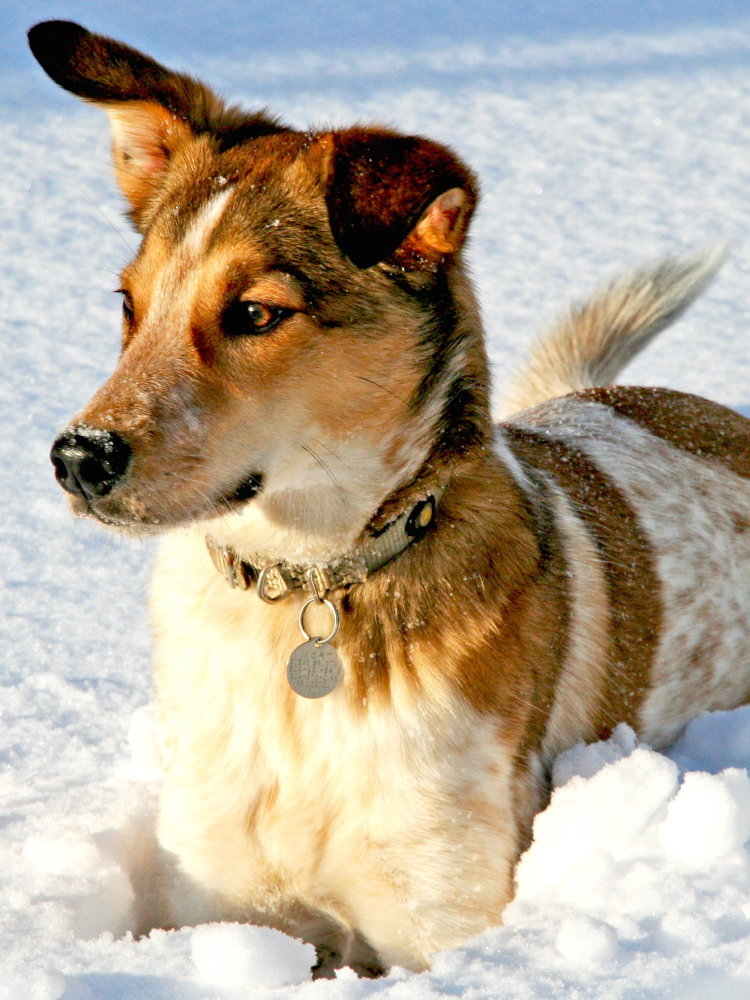
%> input picture Fondamenti di Data Science/Script/dog.jpg, 1500 x 2000 px (shown at 1/2 size)
$ octave fourier_eliminazione_immagine.m   (GNU Octave 9; MATLAB toolbox functions it lacks are replaced by stand-ins)
%> lines starting %> are read from the running program, lines starting %| are printed output that depends on the picture
% Fourier: Eliminazione rumore da immagini
clear; close all; clc;

%   La FFT è ampiamente utilizzata per la riduzione del rumore e il filtraggio dei segnali, poiché è semplice
%   isolare e manipolare particolari bande di frequenza. Introduciamo un filtro di soglia FFT per la riduzione
%   del rumore di un'immagine con rumore gaussiano aggiunto. In questo esempio, si osserva che il rumore è
%   particolarmente pronunciato nelle alte frequenze e pertanto azzeriamo qualsiasi coefficiente di Fourier
%   al di fuori di un dato raggio contenente basse frequenze.

A = imread('dog.jpg');      % Lettura dell'immagine
%> A is the input picture: size 2000x1500x3 uint8; mean R, G, B 181.4, 169.5, 151.9
B = rgb2gray(A);            % Trasformazione dell'immagine in scala di grigi
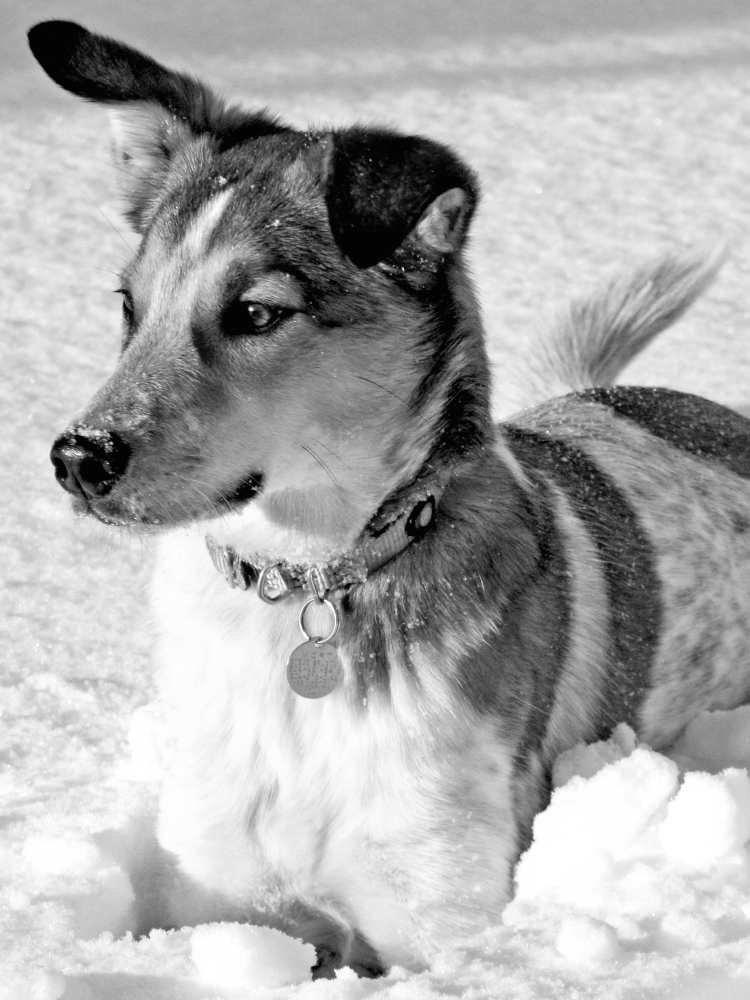
%> B: size 2000x1500 uint8 (shown at 1/2 size); min 0, max 255, mean 171
imshow(B)                   % Plot image
title('Original image')

% Introduciamo del rumore gaussiano
Bnoise = B + uint8(30*randn(size(B)));

% Mostrare immagine con rumore
figure
imshow(Bnoise)
title('Noisy image')

%% Trasformata di Fourier
Bt = fft2(double(Bnoise));

% Introdurre una griglia della dimensione della matrice B
[nx,ny] = size(B);
%> nx = 2000; ny = 1500
[X,Y] = meshgrid(-ny/2+1:ny/2,-nx/2+1:nx/2);
% Questo comando mette le frequenze basse al centro della matrice
Btshift = fftshift(Bt);

% Calcolare un raggio al di fuori del quale azzerare le frequenze
R2 = X.*2 + Y.*2;

% Mettere uguale a zero gli indici con frequenze maggiori di un certo raggio
ind = R2 < 60^2;

% Azzerare le frequenze che corrispondono all'indice ind
Btshiftfilt = Btshift .* ind;

% Riordiniamo le frequenze come erano prima
Btfilt = ifftshift(Btshiftfilt);

%% Ritorniamo nello spazio fisico
Bfilt = ifft2(double(Btshift));
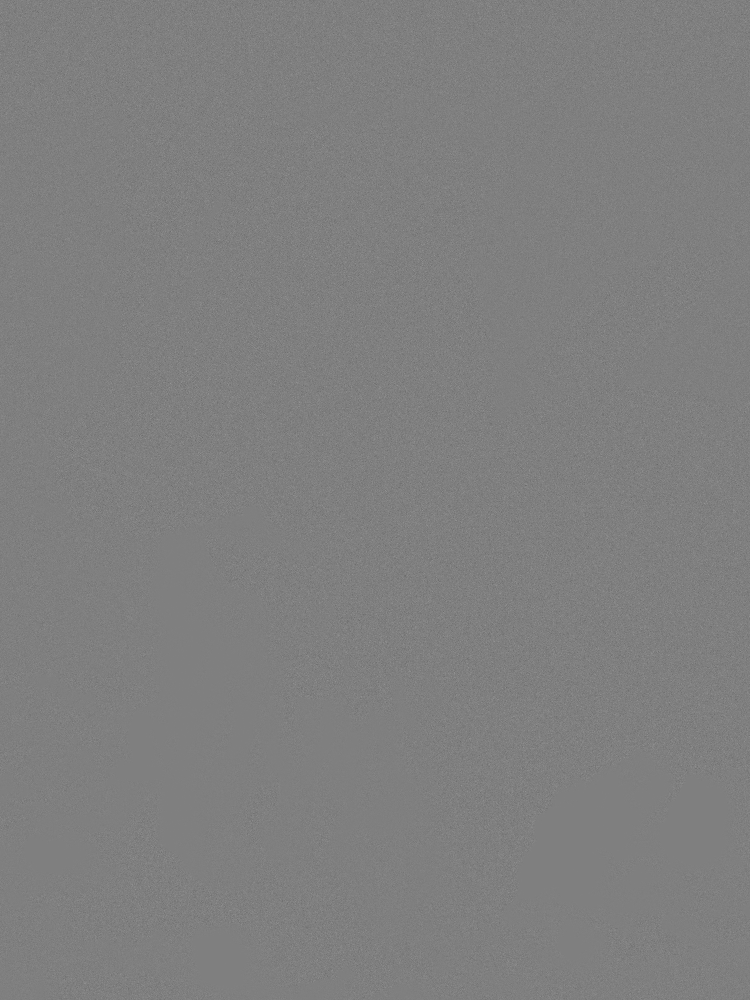
%> Bfilt: size 2000x1500 double (shown at 1/2 size); min -255, max 255, mean 0; drawn with min black and max white

figure
imagesc(uint8(real(Bfilt)))
title('Filtered image')
colormap gray
set(gcf,'Position',[100 100 600 800])
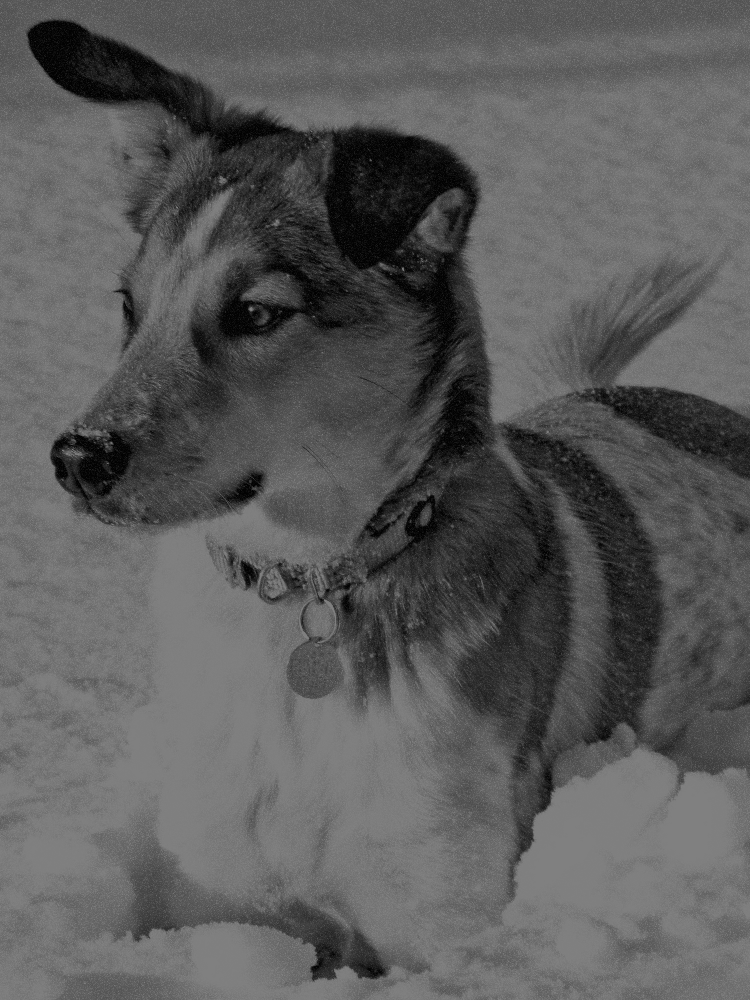
%> displayed picture: size 2000x1500x3, on the screen's scale of 0 to 255 (shown at 1/2 size); min 0, max 255, mean 90.6

$ run again, with Fondamenti di Data Science/Script/jerry.jpg copied over Fondamenti di Data Science/Script/dog.jpg
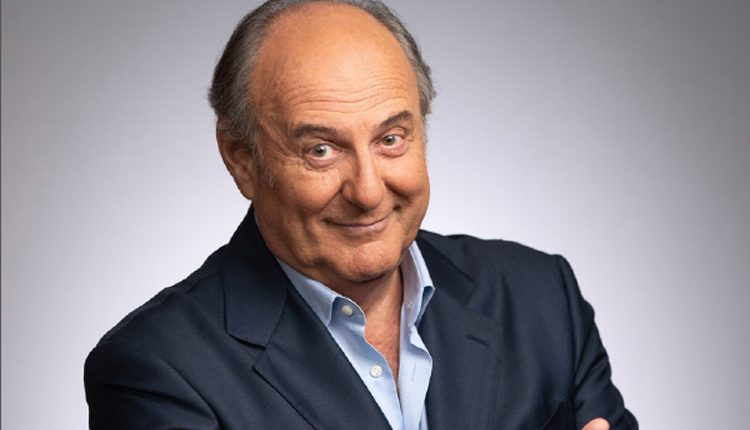
%> input picture Fondamenti di Data Science/Script/jerry.jpg, 750 x 430 px
%> A is the input picture: size 430x750x3 uint8; mean R, G, B 145.8, 137.3, 142.4
%> `Bfilt = ifft2(double(Btshift));`:
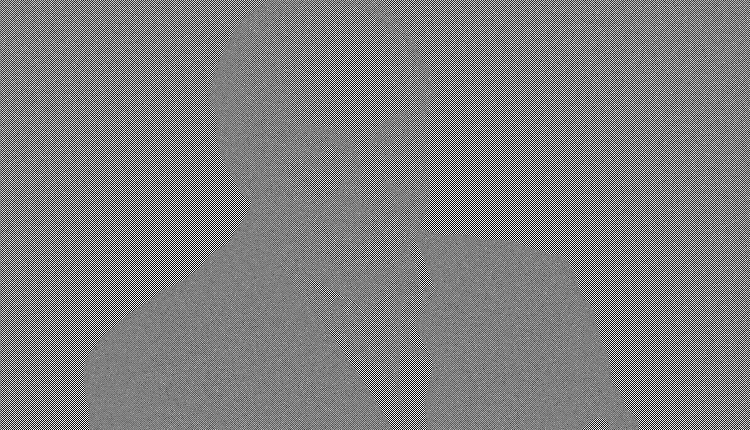
%> Bfilt: size 430x750 double; min -255, max 255, mean 0; drawn with min black and max white
%> `set(gcf,'Position',[100 100 600 800])`:
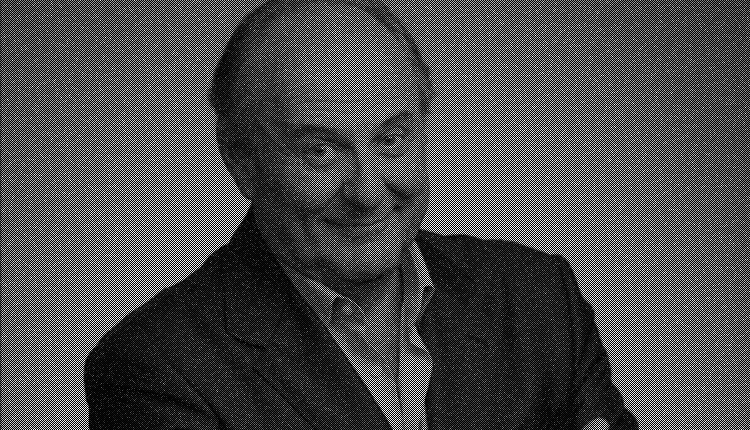
%> displayed picture: size 430x750x3, on the screen's scale of 0 to 255; min 0, max 255, mean 76
